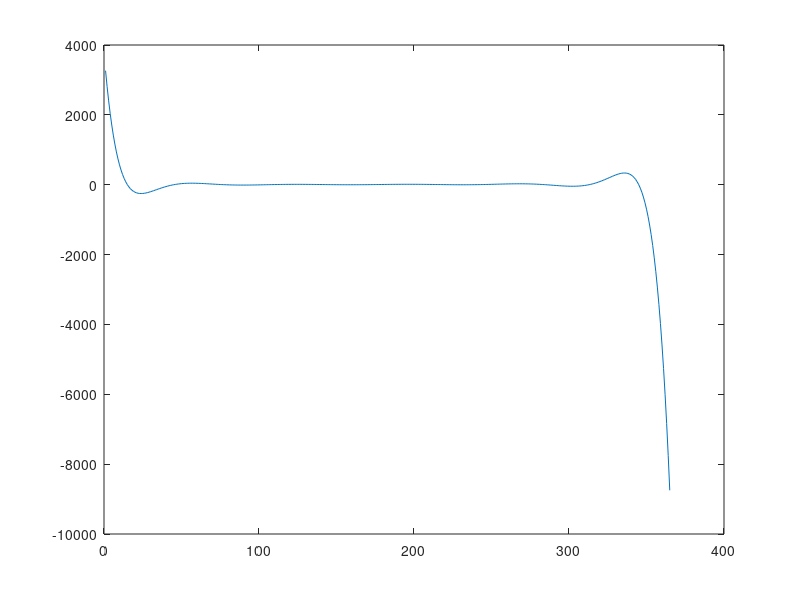

This figure's MATLAB source:
clc;
clear;

temp=transpose(dlmread('weatherinistanbul.txt','',0,1));
days=transpose(dlmread('weatherinistanbul.txt','',[0 0 11 0]));
N=11;

xs=1:365;
for k=1:365
for i=1:12
    lambda(i)=1;
end


for i=1:12
    for j=1:12
        if(i~=j)
            lambda(i)=lambda(i)*((xs(k)-days(j))/(days(i)-days(j)));
            
        end
    end
end

ff=0;
for i=1:12
    ff=ff+lambda(i)*temp(i);
end

fff(k)=ff;
end

fff

plot(xs,fff)